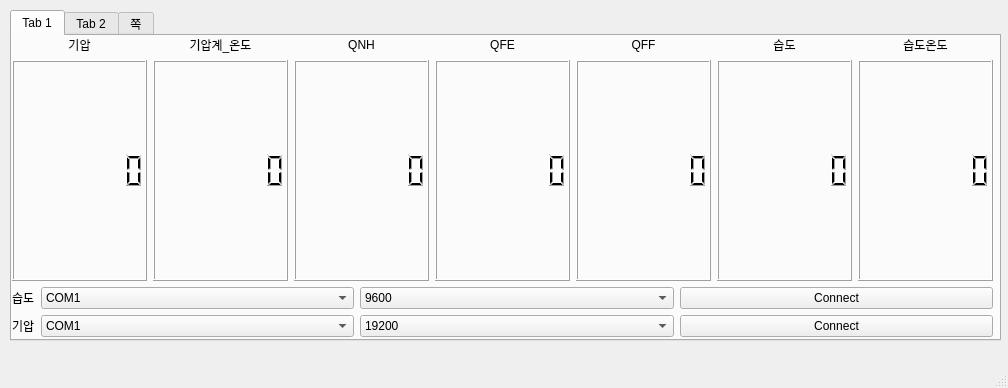
<?xml version="1.0" encoding="UTF-8"?>
<ui version="4.0">
 <class>MainWindow</class>
 <widget class="QMainWindow" name="MainWindow">
  <property name="geometry">
   <rect>
    <x>0</x>
    <y>0</y>
    <width>1008</width>
    <height>388</height>
   </rect>
  </property>
  <property name="windowTitle">
   <string>MainWindow</string>
  </property>
  <property name="tabShape">
   <enum>QTabWidget::Rounded</enum>
  </property>
  <widget class="QWidget" name="centralwidget">
   <widget class="QTabWidget" name="tabWidget">
    <property name="geometry">
     <rect>
      <x>10</x>
      <y>10</y>
      <width>991</width>
      <height>331</height>
     </rect>
    </property>
    <property name="currentIndex">
     <number>0</number>
    </property>
    <widget class="QWidget" name="tab">
     <attribute name="title">
      <string>Tab 1</string>
     </attribute>
     <widget class="QWidget" name="verticalLayoutWidget">
      <property name="geometry">
       <rect>
        <x>0</x>
        <y>0</y>
        <width>981</width>
        <height>301</height>
       </rect>
      </property>
      <layout class="QVBoxLayout" name="verticalLayout">
       <item>
        <layout class="QVBoxLayout" name="verticalLayout_2">
         <item>
          <layout class="QHBoxLayout" name="horizontalLayout_3">
           <item>
            <layout class="QGridLayout" name="gridLayout">
             <item row="0" column="2">
              <widget class="QLabel" name="label_5">
               <property name="sizePolicy">
                <sizepolicy hsizetype="Preferred" vsizetype="Fixed">
                 <horstretch>0</horstretch>
                 <verstretch>0</verstretch>
                </sizepolicy>
               </property>
               <property name="text">
                <string>QNH</string>
               </property>
               <property name="alignment">
                <set>Qt::AlignCenter</set>
               </property>
              </widget>
             </item>
             <item row="0" column="0">
              <widget class="QLabel" name="label_3">
               <property name="sizePolicy">
                <sizepolicy hsizetype="Preferred" vsizetype="Fixed">
                 <horstretch>0</horstretch>
                 <verstretch>0</verstretch>
                </sizepolicy>
               </property>
               <property name="text">
                <string>기압</string>
               </property>
               <property name="alignment">
                <set>Qt::AlignCenter</set>
               </property>
              </widget>
             </item>
             <item row="0" column="3">
              <widget class="QLabel" name="label_6">
               <property name="sizePolicy">
                <sizepolicy hsizetype="Preferred" vsizetype="Fixed">
                 <horstretch>0</horstretch>
                 <verstretch>0</verstretch>
                </sizepolicy>
               </property>
               <property name="text">
                <string>QFE</string>
               </property>
               <property name="alignment">
                <set>Qt::AlignCenter</set>
               </property>
              </widget>
             </item>
             <item row="0" column="1">
              <widget class="QLabel" name="label_4">
               <property name="sizePolicy">
                <sizepolicy hsizetype="Preferred" vsizetype="Fixed">
                 <horstretch>0</horstretch>
                 <verstretch>0</verstretch>
                </sizepolicy>
               </property>
               <property name="text">
                <string>기압계_온도</string>
               </property>
               <property name="alignment">
                <set>Qt::AlignCenter</set>
               </property>
              </widget>
             </item>
             <item row="0" column="4">
              <widget class="QLabel" name="label_7">
               <property name="sizePolicy">
                <sizepolicy hsizetype="Preferred" vsizetype="Fixed">
                 <horstretch>0</horstretch>
                 <verstretch>0</verstretch>
                </sizepolicy>
               </property>
               <property name="text">
                <string>QFF</string>
               </property>
               <property name="alignment">
                <set>Qt::AlignCenter</set>
               </property>
              </widget>
             </item>
             <item row="0" column="5">
              <widget class="QLabel" name="label_8">
               <property name="sizePolicy">
                <sizepolicy hsizetype="Preferred" vsizetype="Fixed">
                 <horstretch>0</horstretch>
                 <verstretch>0</verstretch>
                </sizepolicy>
               </property>
               <property name="text">
                <string>습도</string>
               </property>
               <property name="alignment">
                <set>Qt::AlignCenter</set>
               </property>
              </widget>
             </item>
             <item row="0" column="6">
              <widget class="QLabel" name="label_9">
               <property name="sizePolicy">
                <sizepolicy hsizetype="Preferred" vsizetype="Fixed">
                 <horstretch>0</horstretch>
                 <verstretch>0</verstretch>
                </sizepolicy>
               </property>
               <property name="text">
                <string>습도온도</string>
               </property>
               <property name="alignment">
                <set>Qt::AlignCenter</set>
               </property>
              </widget>
             </item>
             <item row="1" column="4">
              <widget class="QLCDNumber" name="lcdNumber_5">
               <property name="sizePolicy">
                <sizepolicy hsizetype="Minimum" vsizetype="Expanding">
                 <horstretch>0</horstretch>
                 <verstretch>0</verstretch>
                </sizepolicy>
               </property>
               <property name="font">
                <font>
                 <family>HY궁서B</family>
                 <pointsize>10</pointsize>
                </font>
               </property>
               <property name="smallDecimalPoint">
                <bool>false</bool>
               </property>
               <property name="digitCount">
                <number>7</number>
               </property>
               <property name="value" stdset="0">
                <double>0.000000000000000</double>
               </property>
              </widget>
             </item>
             <item row="1" column="0">
              <widget class="QLCDNumber" name="lcdNumber">
               <property name="enabled">
                <bool>true</bool>
               </property>
               <property name="sizePolicy">
                <sizepolicy hsizetype="Minimum" vsizetype="Minimum">
                 <horstretch>0</horstretch>
                 <verstretch>0</verstretch>
                </sizepolicy>
               </property>
               <property name="font">
                <font>
                 <family>HY궁서B</family>
                 <pointsize>10</pointsize>
                 <weight>75</weight>
                 <bold>true</bold>
                </font>
               </property>
               <property name="mouseTracking">
                <bool>false</bool>
               </property>
               <property name="autoFillBackground">
                <bool>false</bool>
               </property>
               <property name="styleSheet">
                <string notr="true"/>
               </property>
               <property name="smallDecimalPoint">
                <bool>false</bool>
               </property>
               <property name="digitCount">
                <number>7</number>
               </property>
               <property name="value" stdset="0">
                <double>0.000000000000000</double>
               </property>
               <property name="intValue" stdset="0">
                <number>0</number>
               </property>
              </widget>
             </item>
             <item row="1" column="3">
              <widget class="QLCDNumber" name="lcdNumber_4">
               <property name="enabled">
                <bool>true</bool>
               </property>
               <property name="sizePolicy">
                <sizepolicy hsizetype="Minimum" vsizetype="Expanding">
                 <horstretch>0</horstretch>
                 <verstretch>0</verstretch>
                </sizepolicy>
               </property>
               <property name="font">
                <font>
                 <family>HY궁서B</family>
                 <pointsize>10</pointsize>
                </font>
               </property>
               <property name="smallDecimalPoint">
                <bool>false</bool>
               </property>
               <property name="digitCount">
                <number>7</number>
               </property>
               <property name="value" stdset="0">
                <double>0.000000000000000</double>
               </property>
              </widget>
             </item>
             <item row="1" column="2">
              <widget class="QLCDNumber" name="lcdNumber_3">
               <property name="sizePolicy">
                <sizepolicy hsizetype="Minimum" vsizetype="Expanding">
                 <horstretch>0</horstretch>
                 <verstretch>0</verstretch>
                </sizepolicy>
               </property>
               <property name="font">
                <font>
                 <family>HY궁서B</family>
                 <pointsize>10</pointsize>
                </font>
               </property>
               <property name="smallDecimalPoint">
                <bool>false</bool>
               </property>
               <property name="digitCount">
                <number>7</number>
               </property>
               <property name="value" stdset="0">
                <double>0.000000000000000</double>
               </property>
              </widget>
             </item>
             <item row="1" column="1">
              <widget class="QLCDNumber" name="lcdNumber_2">
               <property name="sizePolicy">
                <sizepolicy hsizetype="Minimum" vsizetype="Expanding">
                 <horstretch>0</horstretch>
                 <verstretch>0</verstretch>
                </sizepolicy>
               </property>
               <property name="font">
                <font>
                 <family>HY궁서B</family>
                 <pointsize>10</pointsize>
                 <weight>75</weight>
                 <bold>true</bold>
                </font>
               </property>
               <property name="smallDecimalPoint">
                <bool>false</bool>
               </property>
               <property name="digitCount">
                <number>7</number>
               </property>
               <property name="value" stdset="0">
                <double>0.000000000000000</double>
               </property>
              </widget>
             </item>
             <item row="1" column="5">
              <widget class="QLCDNumber" name="lcdNumber_6">
               <property name="sizePolicy">
                <sizepolicy hsizetype="Ignored" vsizetype="Expanding">
                 <horstretch>0</horstretch>
                 <verstretch>0</verstretch>
                </sizepolicy>
               </property>
               <property name="font">
                <font>
                 <family>HY궁서B</family>
                 <pointsize>10</pointsize>
                </font>
               </property>
               <property name="smallDecimalPoint">
                <bool>false</bool>
               </property>
               <property name="digitCount">
                <number>7</number>
               </property>
               <property name="value" stdset="0">
                <double>0.000000000000000</double>
               </property>
              </widget>
             </item>
             <item row="1" column="6">
              <widget class="QLCDNumber" name="lcdNumber_7">
               <property name="sizePolicy">
                <sizepolicy hsizetype="Minimum" vsizetype="Expanding">
                 <horstretch>0</horstretch>
                 <verstretch>0</verstretch>
                </sizepolicy>
               </property>
               <property name="font">
                <font>
                 <family>HY궁서B</family>
                 <pointsize>10</pointsize>
                </font>
               </property>
               <property name="smallDecimalPoint">
                <bool>false</bool>
               </property>
               <property name="digitCount">
                <number>7</number>
               </property>
               <property name="value" stdset="0">
                <double>0.000000000000000</double>
               </property>
              </widget>
             </item>
            </layout>
           </item>
          </layout>
         </item>
        </layout>
       </item>
       <item>
        <layout class="QHBoxLayout" name="horizontalLayout_2">
         <item>
          <widget class="QLabel" name="label_10">
           <property name="sizePolicy">
            <sizepolicy hsizetype="Fixed" vsizetype="Preferred">
             <horstretch>0</horstretch>
             <verstretch>0</verstretch>
            </sizepolicy>
           </property>
           <property name="text">
            <string>습도</string>
           </property>
          </widget>
         </item>
         <item>
          <widget class="QComboBox" name="comboBox_3">
           <item>
            <property name="text">
             <string>COM1</string>
            </property>
           </item>
           <item>
            <property name="text">
             <string>COM2</string>
            </property>
           </item>
           <item>
            <property name="text">
             <string>COM3</string>
            </property>
           </item>
           <item>
            <property name="text">
             <string>COM4</string>
            </property>
           </item>
           <item>
            <property name="text">
             <string>COM5</string>
            </property>
           </item>
           <item>
            <property name="text">
             <string>COM6</string>
            </property>
           </item>
           <item>
            <property name="text">
             <string>COM7</string>
            </property>
           </item>
           <item>
            <property name="text">
             <string>COM8</string>
            </property>
           </item>
           <item>
            <property name="text">
             <string>COM9</string>
            </property>
           </item>
           <item>
            <property name="text">
             <string>COM10</string>
            </property>
           </item>
           <item>
            <property name="text">
             <string>COM11</string>
            </property>
           </item>
          </widget>
         </item>
         <item>
          <widget class="QComboBox" name="comboBox_4">
           <item>
            <property name="text">
             <string>9600</string>
            </property>
           </item>
           <item>
            <property name="text">
             <string>19200</string>
            </property>
           </item>
          </widget>
         </item>
         <item>
          <widget class="QPushButton" name="pushButton_2">
           <property name="text">
            <string>Connect</string>
           </property>
          </widget>
         </item>
        </layout>
       </item>
       <item>
        <layout class="QVBoxLayout" name="verticalLayout_4">
         <item>
          <layout class="QHBoxLayout" name="horizontalLayout">
           <item>
            <widget class="QLabel" name="label">
             <property name="sizePolicy">
              <sizepolicy hsizetype="Fixed" vsizetype="Preferred">
               <horstretch>0</horstretch>
               <verstretch>0</verstretch>
              </sizepolicy>
             </property>
             <property name="text">
              <string>기압</string>
             </property>
            </widget>
           </item>
           <item>
            <widget class="QComboBox" name="comboBox">
             <item>
              <property name="text">
               <string>COM1</string>
              </property>
             </item>
             <item>
              <property name="text">
               <string>COM2</string>
              </property>
             </item>
             <item>
              <property name="text">
               <string>COM3</string>
              </property>
             </item>
             <item>
              <property name="text">
               <string>COM4</string>
              </property>
             </item>
             <item>
              <property name="text">
               <string>COM5</string>
              </property>
             </item>
             <item>
              <property name="text">
               <string>COM6</string>
              </property>
             </item>
             <item>
              <property name="text">
               <string>COM7</string>
              </property>
             </item>
             <item>
              <property name="text">
               <string>COM8</string>
              </property>
             </item>
             <item>
              <property name="text">
               <string>COM9</string>
              </property>
             </item>
             <item>
              <property name="text">
               <string>COM10</string>
              </property>
             </item>
             <item>
              <property name="text">
               <string>COM11</string>
              </property>
             </item>
            </widget>
           </item>
           <item>
            <widget class="QComboBox" name="comboBox_2">
             <item>
              <property name="text">
               <string>19200</string>
              </property>
             </item>
            </widget>
           </item>
           <item>
            <widget class="QPushButton" name="pushButton">
             <property name="text">
              <string>Connect</string>
             </property>
            </widget>
           </item>
          </layout>
         </item>
        </layout>
       </item>
      </layout>
     </widget>
    </widget>
    <widget class="QWidget" name="tab_2">
     <attribute name="title">
      <string>Tab 2</string>
     </attribute>
     <widget class="QLabel" name="label_2">
      <property name="geometry">
       <rect>
        <x>3</x>
        <y>10</y>
        <width>21</width>
        <height>20</height>
       </rect>
      </property>
      <property name="text">
       <string>Log</string>
      </property>
     </widget>
     <widget class="QTextEdit" name="textEdit">
      <property name="geometry">
       <rect>
        <x>30</x>
        <y>0</y>
        <width>1051</width>
        <height>301</height>
       </rect>
      </property>
     </widget>
    </widget>
    <widget class="QWidget" name="tab_3">
     <attribute name="title">
      <string>쪽</string>
     </attribute>
    </widget>
   </widget>
   <widget class="QLineEdit" name="lineEdit_2">
    <property name="enabled">
     <bool>false</bool>
    </property>
    <property name="geometry">
     <rect>
      <x>10</x>
      <y>390</y>
      <width>1091</width>
      <height>20</height>
     </rect>
    </property>
   </widget>
  </widget>
  <widget class="QMenuBar" name="menubar">
   <property name="geometry">
    <rect>
     <x>0</x>
     <y>0</y>
     <width>1008</width>
     <height>21</height>
    </rect>
   </property>
  </widget>
  <widget class="QStatusBar" name="statusbar"/>
 </widget>
 <resources/>
 <connections/>
</ui>
